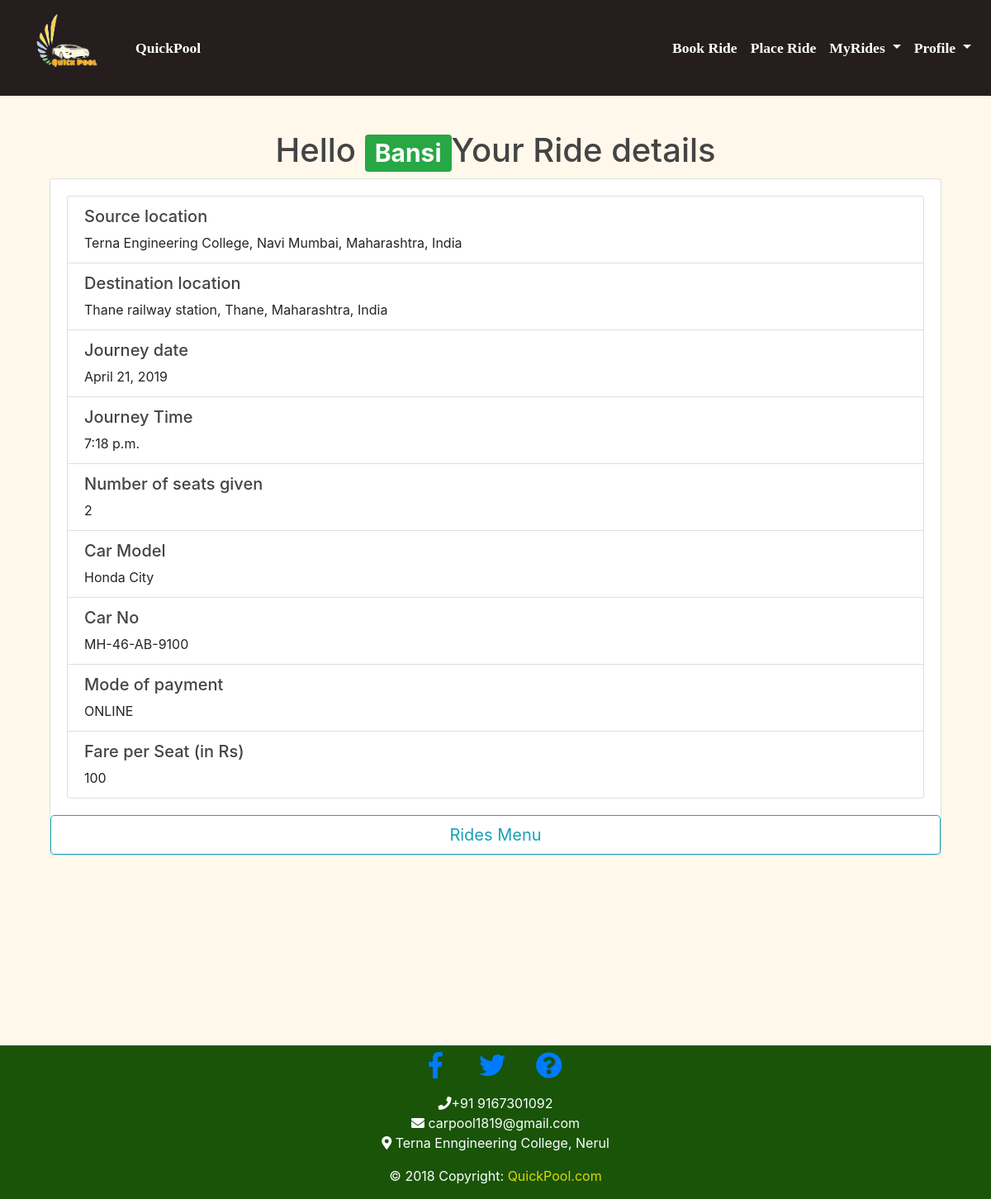
Page /my_rides/1/view/ (signed in) on the committed database.
### placeRide/models.py (models this page shows, shortened)
class PlaceRide(models.Model):
    is_booked=models.BooleanField(default=False)
    user = models.ForeignKey(User , on_delete = models.CASCADE)
    journey_date=models.DateField()
    journey_time = models.TimeField()
    seat_no = models.IntegerField(choices=seat_choices, default=0)
    car_model = models.CharField(max_length=40)
    car_no = models.CharField(max_length=20)
    fare=models.IntegerField(validators=[ MinValueValidator(1)])
    pay_mode=models.CharField(max_length=15,
                                      choices=pay_mode_choices,
                                      default='OFFLINE')
    source_location = models.CharField(max_length=300)
    destination_location = models.CharField(max_length=300)
    objects         = SearchManager()

### users/models.py (models this page shows)
class User(AbstractUser):
    gender = models.CharField(max_length=1, choices=GENDER_CHOICES)
    aadhar_ex =RegexValidator(regex='[0-9]{12}', message="Invalid Aaadhar Number")
    aadhar = models.CharField(max_length=12,validators=[aadhar_ex],unique=True)
    driver = models.BooleanField(blank=True, null=True)
    mobile_ex = RegexValidator(regex=r'^(?:(?:\+|0{0,2})91(\s*[\-]\s*)?|[0]?)?[789]\d{9}$', message="Invalid Mobile Number")
    licence_ex = RegexValidator(regex='[a-zA-Z0-9/]{13}', message="Invalid licence Number")
    mobile = models.CharField(default='0',validators=[mobile_ex],max_length=10,unique=True)
    licence = models.CharField(max_length=13,validators=[licence_ex])
    email = models.EmailField(unique=True)

### placeRide/views.py (the view)
# urls.py: path('my_rides/<int:pk>/view/', placeRide_views.RideDetailView.as_view(), name='ride-view'),
class RideDetailView(LoginRequiredMixin,DetailView):
    model = PlaceRide
    context_object_name = 'ride'
    def get_queryset(self):
        if self.request.user.is_authenticated:
            return PlaceRide.objects.filter(user=self.request.user)
        else:
            return PlaceRide.objects.none()

### placeRide/templates/placeRide/placeride_detail.html
{% extends "home/base.html" %}
{% load crispy_forms_tags %}
{% block content %}
<div class="container">
<div class="nav justify-content-center">
<h1>Hello <span class="badge badge-success">{{ ride.user.first_name }}</span></h1><h1>  Your Ride details</h1>
</div>
      <div class="card">
        <div class="card-body">
          <ul class="list-group">
            <li class="list-group-item"><h5>Source location</h5> {{ ride.source_location }}  </li>
            <li class="list-group-item"><h5>Destination location</h5> {{ ride.destination_location }}  </li>
            <li class="list-group-item"><h5>Journey date</h5> {{ ride.journey_date|date:"F d, Y" }}</li>
            <li class="list-group-item"><h5>Journey Time</h5> {{ ride.journey_time }}</li>
            <li class="list-group-item"><h5>Number of seats given</h5> {{ ride.seat_no }}</li>
            <li class="list-group-item"><h5>Car Model</h5> {{ ride.car_model }}</li>
            <li class="list-group-item"><h5>Car No</h5> {{ ride.car_no }}</li>
            <li class="list-group-item"><h5>Mode of payment</h5> {{ ride.pay_mode }}</li>
            <li class="list-group-item"><h5>Fare per Seat (in Rs)</h5> {{ ride.fare }}</li>
          </ul>
        </div>
        <a class="btn btn-outline-info btn-lg nav-item nav-link" role="button" href="{% url 'my_rides' %}">Rides Menu</a>
      </div>
</div>
<div style="height:50px">
</div>
{% endblock content %}

### home/static/home/home.css (style rules this page uses)
body { display:flex; flex-direction:column; }
h1, h2, h3, h4, h5, h6 { color: #444444; }

### rows in the picture
PlaceRide: user.first_name "Bansi", source_location "Terna Engineering College, Navi Mumbai, Maharashtra, India", destination_location "Thane railway station, Thane, Maharashtra, India", journey_date "April 21, 2019", journey_time "7:18 p.m.", seat_no "2", car_model "Honda City", car_no "MH-46-AB-9100", pay_mode "ONLINE", fare "100"
